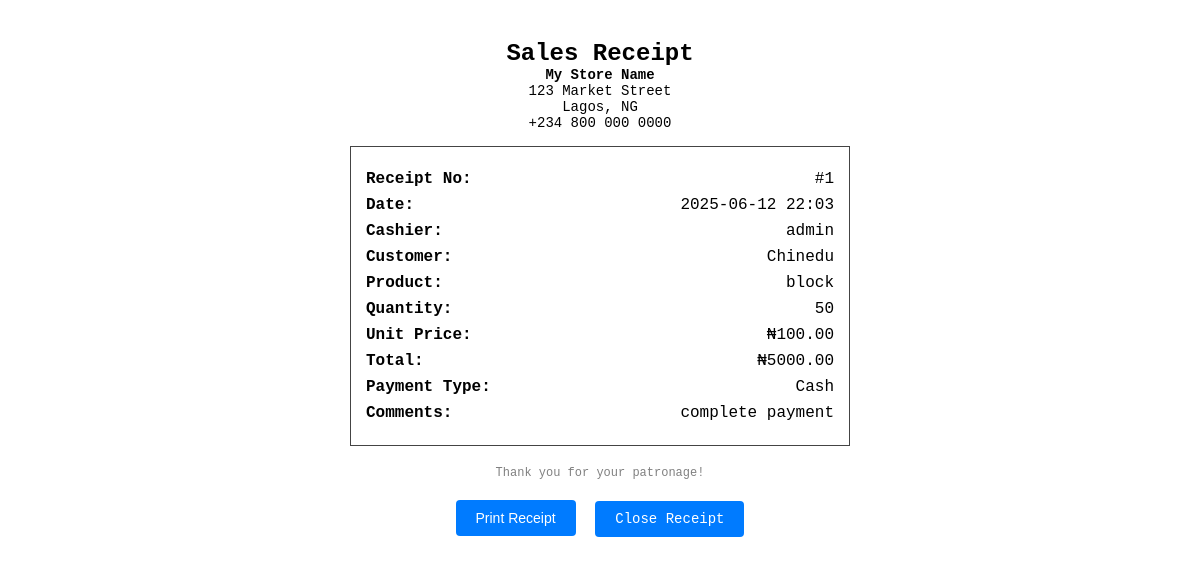
Page /receipt/1 (signed in) on the earlier database version.
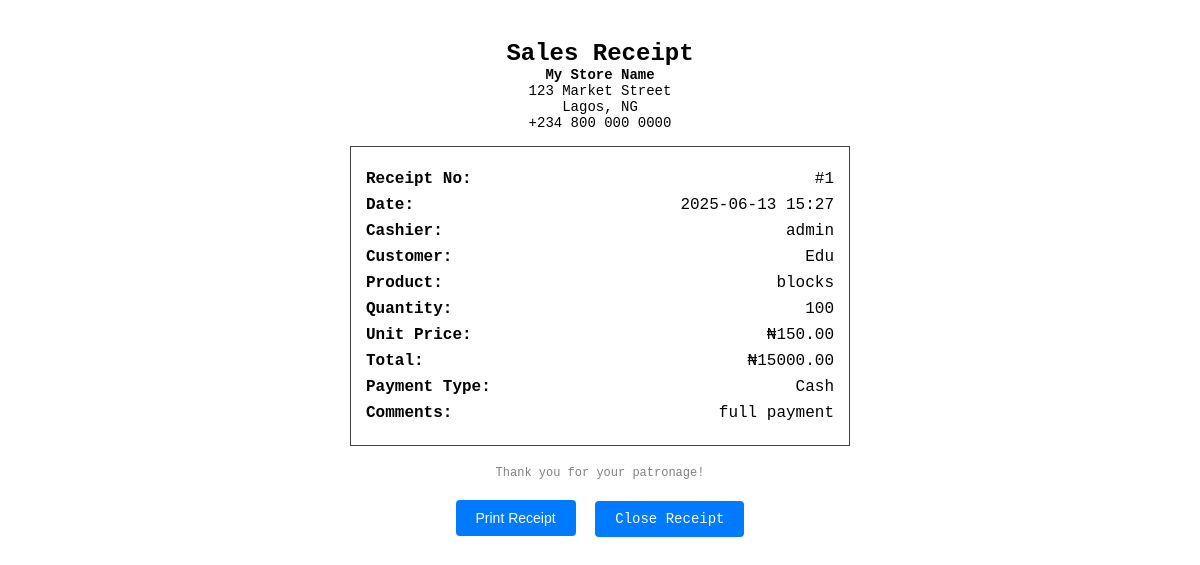
Same page on the later database version.
### models.py (models this page shows)
class Sale(db.Model):
    id = db.Column(db.Integer, primary_key=True)
    uuid = db.Column(db.String(36), unique=True, default=lambda: str(uuid.uuid4()))
    product_id = db.Column(db.Integer, db.ForeignKey('product.id'), nullable=False)
    quantity = db.Column(db.Integer, nullable=False)
    cost_price = db.Column(db.Float, nullable=False)  # <-- Add this line
    unit_price = db.Column(db.Float, nullable=False)
    total_price = db.Column(db.Float, nullable=False)
    customer_name = db.Column(db.String(100), nullable=True)
    payment_type = db.Column(db.String(50), nullable=True)  # e.g., Cash, Card, Mobile Money
    comments = db.Column(db.String(300), nullable=True)
    timestamp = db.Column(db.DateTime, default=datetime.utcnow)
    last_modified = db.Column(db.DateTime, default=datetime.utcnow, onupdate=datetime.utcnow)
    synced = db.Column(db.Boolean, default=False)
    user_id = db.Column(db.Integer, db.ForeignKey('user.id'))  # Link to User
    user = db.relationship('User', backref='sales')            # Optional: allows user.sales
    transaction_id = db.Column(db.Integer, db.ForeignKey('sale_transaction.id'), nullable=True)

class Product(db.Model):
    id = db.Column(db.Integer, primary_key=True)
    uuid = db.Column(db.String(36), unique=True, default=lambda: str(uuid.uuid4()))
    barcode = db.Column(db.String(100), unique=True, nullable=True)  # <-- Add this line
    name = db.Column(db.String(100), nullable=False)
    quantity = db.Column(db.Integer, nullable=False)
    price = db.Column(db.Float, nullable=False)
    cost_price = db.Column(db.Float, nullable=False)
    timestamp = db.Column(db.DateTime, default=datetime.utcnow)
    last_modified = db.Column(db.DateTime, default=datetime.utcnow, onupdate=datetime.utcnow)
    synced = db.Column(db.Boolean, default=False)
    sales = db.relationship('Sale', backref='product', lazy=True)

### routes/sales.py (the view)
@bp.route('/receipt/<int:sale_id>')
@login_required
def view_receipt(sale_id):
    sale = Sale.query.get_or_404(sale_id)
    product = Product.query.get(sale.product_id)
    return render_template('receipt.html', sale=sale, product=product)

### app.py (called while the page is built)
@login_manager.user_loader
def load_user(user_id):
    return User.query.get(int(user_id))

### templates/receipt.html (shortened to what this page needs)
<!DOCTYPE html>
<html>
<head>
</head>
<body>
    <h2>Sales Receipt</h2>
    <div class="store-info">
        <div><strong>My Store Name</strong></div>
        <div>123 Market Street</div>
        <div>Lagos, NG</div>
        <div>+234 800 000 0000</div>
    </div>
    <div class="receipt-box">
        <div class="line"><strong>Receipt No:</strong> <span>#{{ sale.id }}</span></div>
        <div class="line"><strong>Date:</strong> <span>{{ sale.timestamp.strftime('%Y-%m-%d %H:%M') }}</span></div>
        <div class="line"><strong>Cashier:</strong> <span>{{ sale.user.username }}</span></div>
        <div class="line"><strong>Customer:</strong> <span>{{ sale.customer_name or 'N/A' }}</span></div>
        <div class="line"><strong>Product:</strong> <span>{{ product.name }}</span></div>
        <div class="line"><strong>Quantity:</strong> <span>{{ sale.quantity }}</span></div>
        <div class="line"><strong>Unit Price:</strong> <span>₦{{ "%.2f"|format(sale.unit_price) }}</span></div>
        <div class="line"><strong>Total:</strong> <span>₦{{ "%.2f"|format(sale.total_price) }}</span></div>
        <div class="line"><strong>Payment Type:</strong> <span>{{ sale.payment_type }}</span></div>
        {% if sale.comments %}
        <div class="line"><strong>Comments:</strong> <span>{{ sale.comments }}</span></div>
        {% endif %}
    </div>
    <div class="footer">Thank you for your patronage!</div>
    <div class="btn-actions">
        <button onclick="window.print()">Print Receipt</button>
        <a href="{{ url_for('sales_list') }}">Close Receipt</a>
    </div>
</body>
</html>

Differences in the rows shown:
changed Sale "Cash": timestamp "2025-06-12 22:03" → "2025-06-13 15:27"; customer_name "Chinedu" → "Edu"; quantity "50" → "100"; unit_price "100.00" → "150.00"; total_price "5000.00" → "15000.00"; comments "complete payment" → "full payment"
changed Product: name "block" → "blocks"
